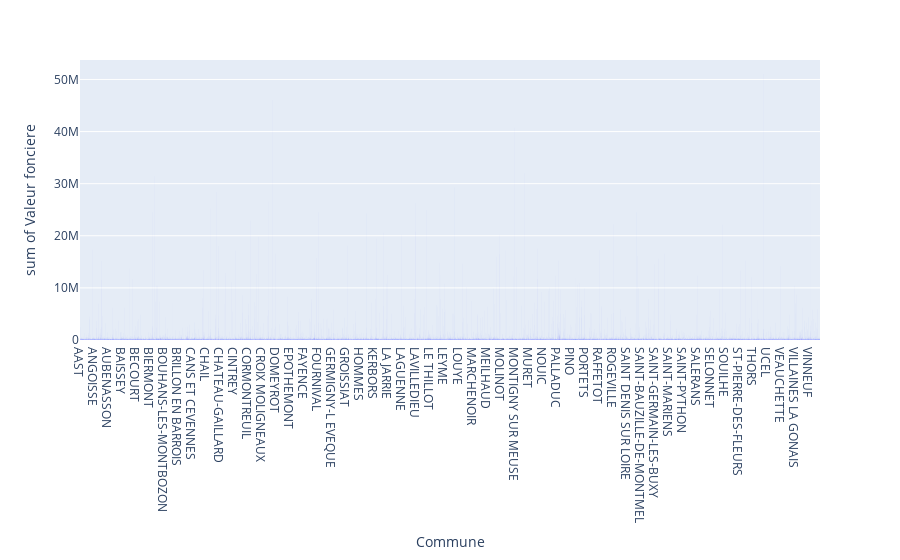

The cell this chart's notebook holds for it:
### Code cell
#Le prix moyen par commune
rep2= all[["Commune", "Valeur fonciere"]].groupby("Commune", as_index=False).agg("mean")
fig = px.histogram(rep2, x="Commune", y="Valeur fonciere")
fig.show()

### Figure 1 — Plotly figure (JSON) as saved in the notebook; plotly's stock layout.template omitted (floating-point values rounded to 4 significant figures; data arrays with more than 128 entries replaced by an {"elided": "..."} marker saying what was removed)
{"data": [{"alignmentgroup": "True", "bingroup": "x", "histfunc": "sum", "hovertemplate": "Commune=%{x}<br>sum of Valeur fonciere=%{y}<extra></extra>", "legendgroup": "", "marker": {"color": "#636efa", "pattern": {"shape": ""}}, "name": "", "offsetgroup": "", "orientation": "v", "showlegend": false, "type": "histogram", "x": {"elided": "32043 str values"}, "xaxis": "x", "y": {"elided": "32043 float values"}, "yaxis": "y"}], "layout": {"barmode": "relative", "legend": {"tracegroupgap": 0}, "margin": {"t": 60}, "xaxis": {"anchor": "y", "domain": [0, 1], "title": {"text": "Commune"}}, "yaxis": {"anchor": "x", "domain": [0, 1], "title": {"text": "sum of Valeur fonciere"}}}}
